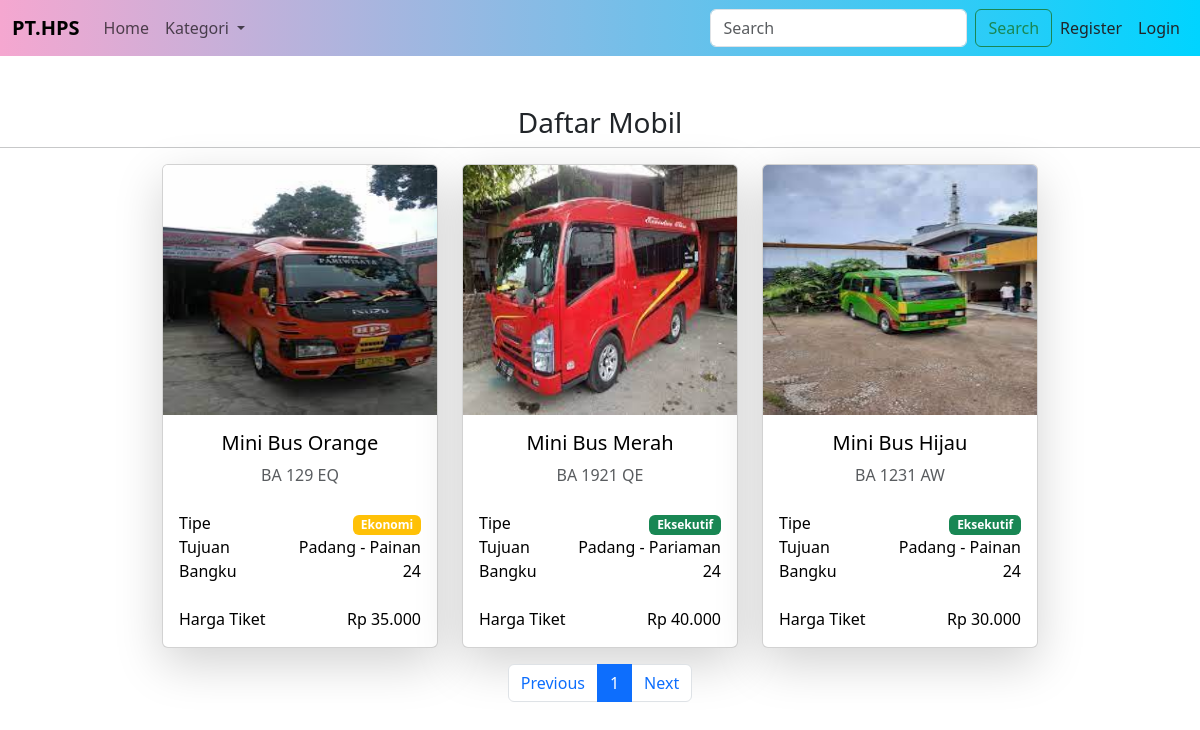
/?p=data&data=1, run on the app's committed database.
### tables this page shows
CREATE TABLE `berangkatan` (
  `idberangkatan` int(11) NOT NULL,
  `hari` varchar(100) NOT NULL,
  `jam` varchar(100) NOT NULL,
  `tujuan` varchar(100) NOT NULL,
  `harga` double NOT NULL,
  `idmobil` int(11) NOT NULL
);

CREATE TABLE `mobil` (
  `idmobil` int(11) NOT NULL,
  `idkat` int(11) NOT NULL,
  `nama_mobil` varchar(255) NOT NULL,
  `bangku` int(11) NOT NULL,
  `noplat` varchar(100) NOT NULL,
  `type` varchar(100) NOT NULL,
  `sopir` varchar(255) NOT NULL,
  `nohp` varchar(15) NOT NULL,
  `foto` text NOT NULL
);

### data.php (the view, shortened to what this page needs)
<div class="container-fluid mt-3">
    <div class="row justify-content-center">
        <?php
        $batas = 8;
        $data = isset($_GET['data']) ? (int)$_GET['data'] : 1;
        $data_awal = ($data > 1) ? ($data * $batas) - $batas : 0;
        $q = "";
        if (!empty($_GET["idkat"])) {
            $q = " WHERE idkat='$_GET[idkat]'";
            $l = "";
        } else if (isset($_POST["cari"])) {
            $q = "";
            $l = "";
            $m = "where nama_mobil like '%$_POST[cari]%'";
        } else {
            $q = "";
        }
        $sqlk = mysqli_query($kon, "SELECT * from kategori $q");
        if (!empty($_GET["idk"])) {
            $rk = mysqli_fetch_array($sqlk);
            $kat = "<br>Kategori : <b>$rk[namakat]</b>";
        } else {
            $kat = "<br>Daftar Mobil";
        }
        $a = "INNER JOIN berangkatan ON mobil.idmobil=berangkatan.idmobil";
        $berangkatan = $kon->query("SELECT * FROM mobil $a $q $m limit $data_awal, $batas");
        ?>
        <center>
            <h3><?= $kat ?></h3>
        </center>
        <hr>
        <?php foreach ($berangkatan as $key) { ?>
            <div class="col-xl-3 mb-3">
                <a href="?p=detail&id=<?= $key['idberangkatan'] ?>" style="text-decoration: none;">
                    <div class="card text-black shadow-lg">
                        <img src="assets/images/mobil/<?= $key['foto'] ?>" class="card-img-top" height="250px" alt="Apple Computer" />
                        <div class="card-body">
                            <div class="text-center">
                                <h5 class="card-title"><?= $key['nama_mobil'] ?></h5>
                                <p class="text-muted mb-4"><?= $key['noplat'] ?></p>
                            </div>
                            <div>
                                <div class="d-flex justify-content-between">
                                    <span>Tipe</span><span>
                                        <span class="badge <?= ($key['type'] == 'Eksekutif') ? 'bg-success' : 'bg-warning' ?>"><?= $key['type'] ?></span>
                                    </span>
                                </div>
                                <div class=" d-flex justify-content-between">
                                    <span>Tujuan</span><span><?= $key['tujuan'] ?></span>
                                </div>
                                <div class="d-flex justify-content-between">
                                    <span>Bangku</span><span><?= $key['bangku'] ?></span>
                                </div>
                            </div>
                            <div class="d-flex justify-content-between total font-weight-bold mt-4">
                                <span>Harga Tiket</span><span><?= formatRupiah($key['harga']) ?></span>
                            </div>
                        </div>
                    </div>
                </a>
            </div>
        <?php } ?>
    </div>
</div>
<br>

### data on the page
berangkatan: idmobil.foto (picture), idmobil.nama_mobil "Mini Bus Orange", idmobil.noplat "BA 129 EQ", idmobil.type "Ekonomi", tujuan "Padang - Painan", idmobil.bangku "24", harga "Rp 35.000"
berangkatan: idmobil.foto (picture), idmobil.nama_mobil "Mini Bus Merah", idmobil.noplat "BA 1921 QE", idmobil.type "Eksekutif", tujuan "Padang - Pariaman", idmobil.bangku "24", harga "Rp 40.000"
berangkatan: idmobil.foto (picture), idmobil.nama_mobil "Mini Bus Hijau", idmobil.noplat "BA 1231 AW", idmobil.type "Eksekutif", tujuan "Padang - Painan", idmobil.bangku "24", harga "Rp 30.000"
